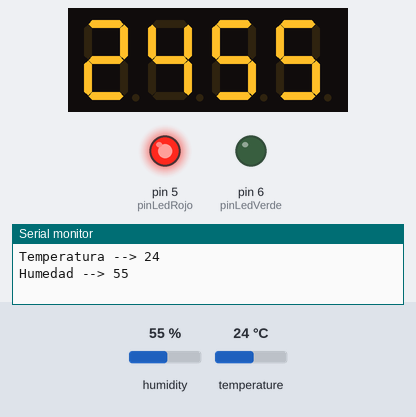
The sketch below on a simulated Arduino Uno, built with avr-gcc and run on an emulated ATmega328P. On the bench: 4-digit seven-segment display, output pins drawn as LEDs (lit = HIGH), the last lines printed to the serial monitor. Inputs (shaded band) come from the test bench; at power-on: temperature 24 °C, humidity 55 %.

Above: at 2.6 s.
2.7 s: temperature set to 21 °C
At 5.6 s:
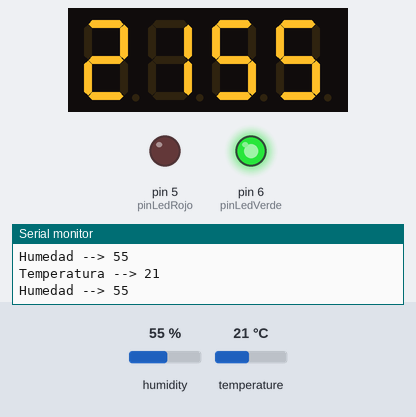
6.6 s: humidity set to 22 %
At 9.2 s:
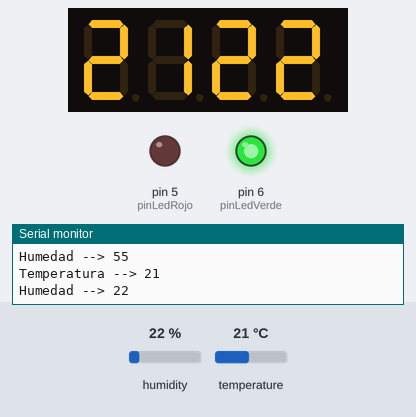
9.7 s: humidity set to 40 %
At 11.6 s:
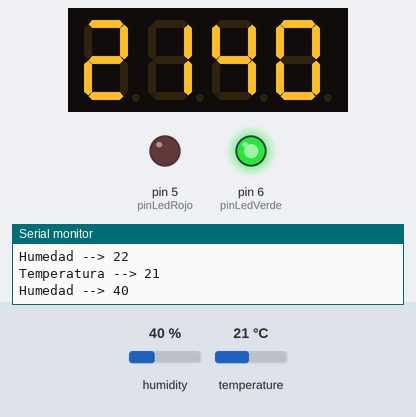
12.7 s: temperature set to 12 °C
At 15.2 s:
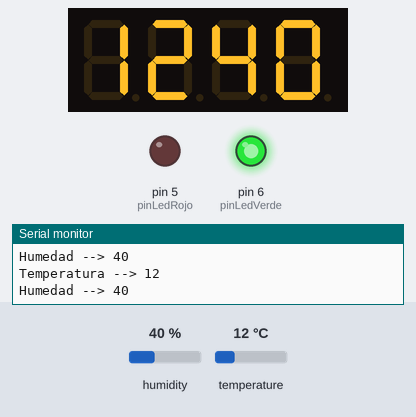
Timing chart, 0 to 16.7 s (numbered marks = the images above; inputs shaded):
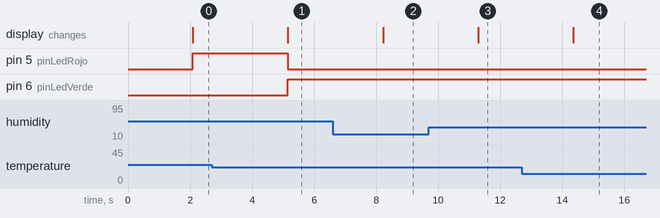

The sketch:

Ejercicio3.ino
```cpp
//Ejercicio 3

//Librerias necesarias
#include <DHT11.h>          //Librería del sensor de temperatura y humedad
#include <TM1637Display.h>  //Librería del display

//Variables globales
#define pinDHT11 2
#define CLK 3
#define DIO 4
#define brilloDisplay 0x0f
#define pinLedRojo 5
#define pinLedVerde 6

DHT11 dht11(pinDHT11); //Creamos la instancia del sensor de temperatura y humedad

TM1637Display display(CLK, DIO); //Creamos la instancia del display

void setup() {
  display.setBrightness(brilloDisplay); //Indicamos el nivel del brillo al display
  //dht11.attach(pinDHT11); //Indicamos que el sensor está conectado al pin 2 del arudino
  Serial.begin(9600); //Inicializamos el monitor serie
  displayInicial(); //Inicializampos el display
  pinMode(pinLedRojo, OUTPUT); //Indicamos que el pin del led rojo es una salida
  pinMode(pinLedVerde, OUTPUT); //Indicamos que el pin del led verde es una salida
  delay(1000);

}

void loop() {
  //Lo primero que haremos es leer el sensor DHT11 y almacenar los datos
  int temperatura = dht11.readTemperature(); //Leemos la temperatura del sensor
  int humedad = dht11.readHumidity(); //Leemos la humedad del sensor

  //Ahora imprimiremos los resultados en el monitor serie
  Serial.print("Temperatura --> ");
  Serial.println(temperatura);
  Serial.print("Humedad --> ");
  Serial.println(humedad);

  //Una vez hemos leido ambas magnitudes, imprimos los valores en el displayl
  imprimeResultados(temperatura, humedad);
  //Una vez que los reusltados son visibles en ambos lados, encenderemos el led en función del resultado de la temperatura
  enciendeLed(temperatura);
  //Le metemos un delay de 2 segundos para que no se vuelva loco el DHT11 ni el display
  delay(2000);
}

//Función para poner una "pantalla de inicio"
void displayInicial() {
  /*
  ºC --> Tempratura
  HU --> Humedad
  */
  display.setBrightness(brilloDisplay);
  const uint8_t SEG_INIT[] = {
    SEG_A | SEG_B | SEG_F | SEG_G,                 // º
    SEG_A | SEG_F | SEG_E | SEG_D,                 // C
    SEG_F | SEG_B | SEG_E | SEG_C | SEG_G,         // H
    SEG_F | SEG_E | SEG_D | SEG_C | SEG_B          // U
  };
  display.setSegments(SEG_INIT);
}

//Función para mostrar los resultados en el display
void imprimeResultados(int temp, int hum){
  //Imprime los resultados de la lectura del sensor en en display
  const uint8_t SEG_PUNTOS[] = {
    display.encodeDigit(temp / 10),
    display.encodeDigit(temp % 10),
    display.encodeDigit(hum / 10),
    display.encodeDigit(hum % 10)
  };
  display.setSegments(SEG_PUNTOS);
}

//Función para encender un led segun la temperatura
void enciendeLed(int temp){
  if(temp > 22){
    digitalWrite(pinLedRojo, HIGH); //Encendemos el led rojo
    digitalWrite(pinLedVerde, LOW); //En consecuencia, apagamos el led verde
  }
  else{
    digitalWrite(pinLedVerde, HIGH); //Encendemos el led verde
    digitalWrite(pinLedRojo, LOW); //En consecuencia apagamos el led rojo en caso de que esté encendido
  }
}
```

Measured:
- the behaviour switches between 23 and 22 °C on temperature (found by bisection; images 0 and 1)
- after the input at 2.7 s, pin 5 (pinLedRojo): HIGH → LOW after 2.5 s; pin 6 (pinLedVerde): LOW → HIGH after 2.5 s; the display: changes after 2.5 s (image 1)
- after the input at 6.6 s, the display: changes after 1.6 s (image 2)
- after the input at 9.7 s, the display: changes after 1.6 s (image 3)
- after the input at 12.7 s, the display: changes after 1.7 s (image 4)
